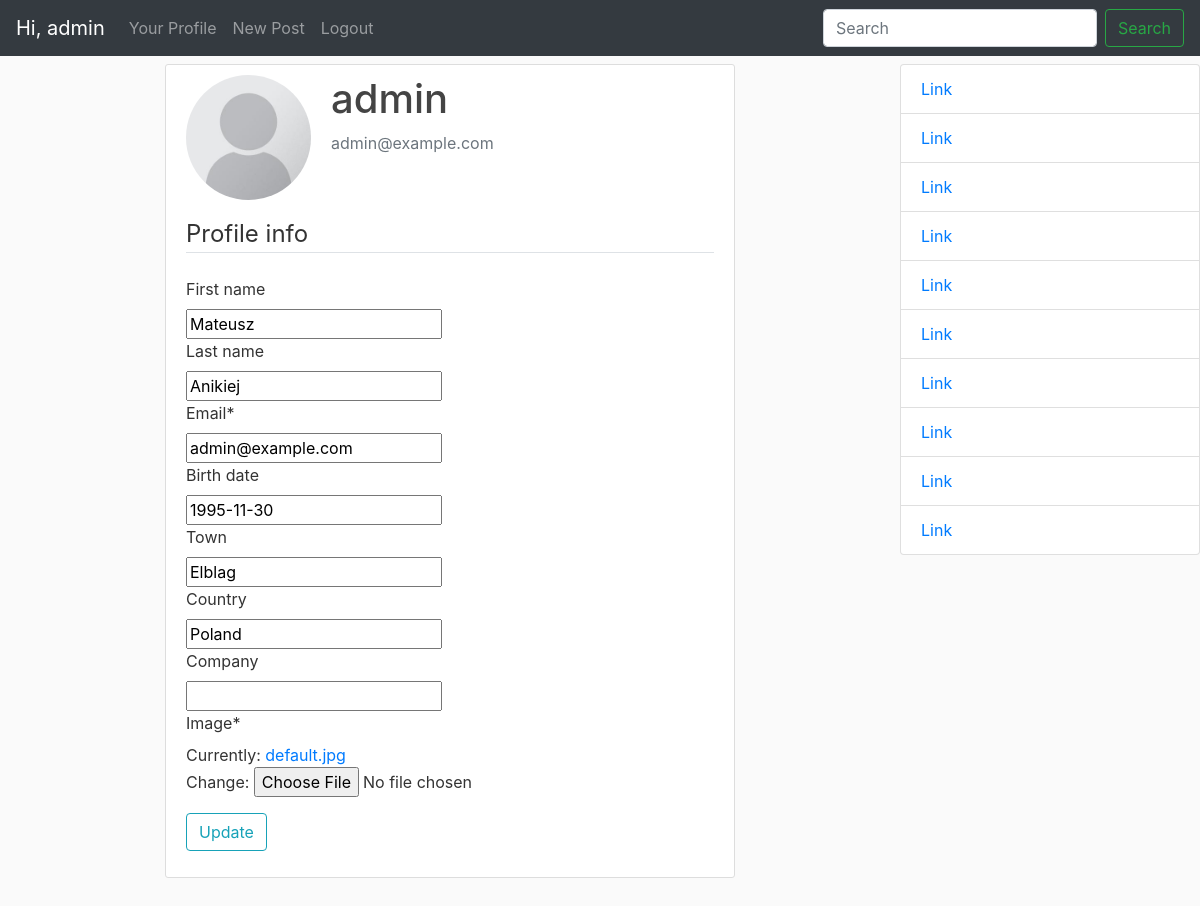
The app's page /user/admin/edit/ (signed in), older data.
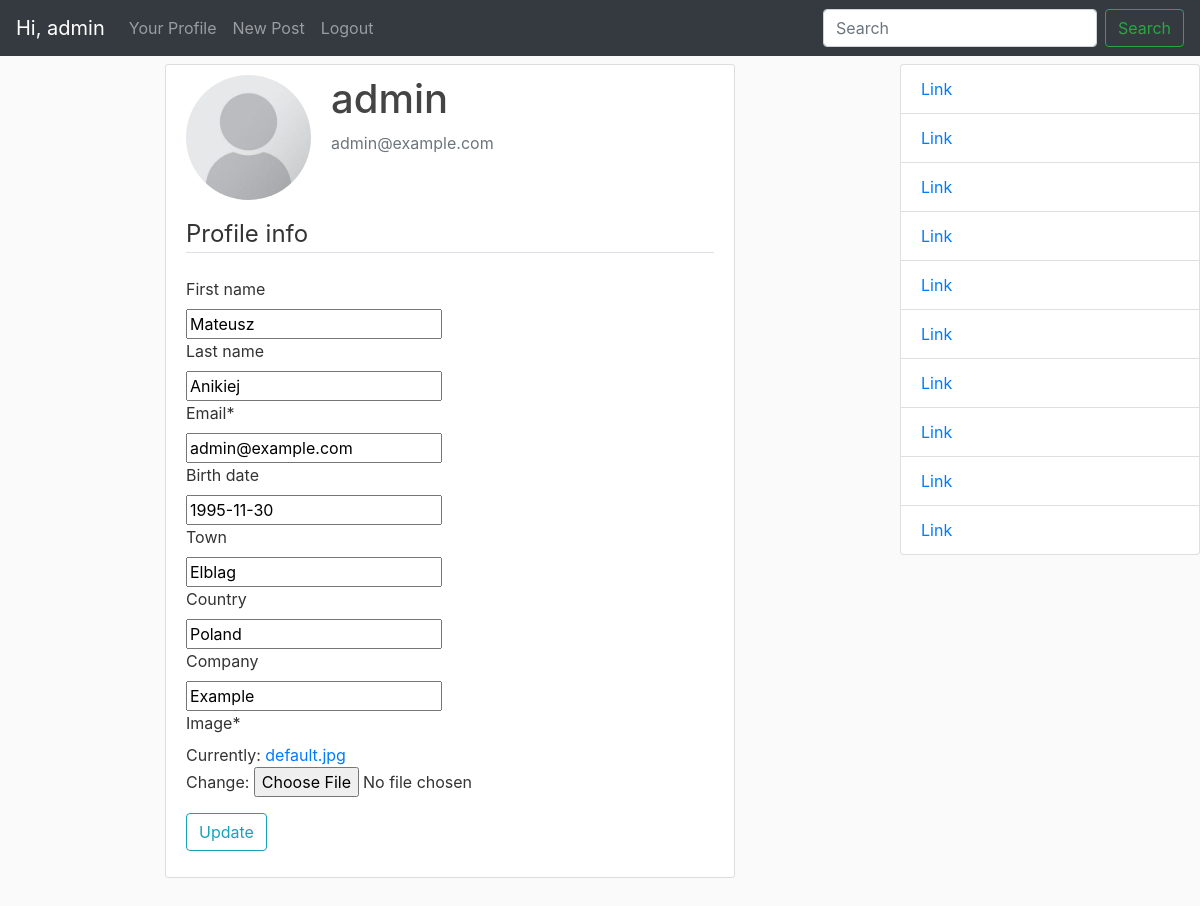
The same page, newer data.
### users/models.py (models this page shows, shortened)
class Profile(models.Model):
    user = models.OneToOneField(User, on_delete=models.CASCADE)
    birth_date = models.DateField(null = True, blank=True)
    age = models.IntegerField(null = True, blank=True, editable=False)
    town = models.CharField(max_length=200, null = True, blank=True)
    country = models.CharField(max_length=200, null = True, blank=True)
    company = models.CharField(max_length=200, null = True, blank=True)
    gender = models.CharField(max_length=10, choices=GENDERS, null = True, blank=True)
    image = models.ImageField(default='default.jpg', upload_to='profile_pics')

### users/views.py (the view)
# urls.py: path('user/<str:username>/edit/', user_views.ProfileEditView, name='profile-edit'),
@login_required
def ProfileEditView(request, username):
    if request.method == 'POST':
        u_form = UserUpdateForm(request.POST, instance=request.user)
        p_form = ProfileUpdateForm(request.POST, request.FILES, instance=request.user.profile)
        if u_form.is_valid() and p_form.is_valid():
            u_form.save()
            p_form.save()
            messages.success(request, f'Your account has been updated.')
            return redirect('mainview:home')
    else:
        u_form = UserUpdateForm(instance=request.user)
        p_form = ProfileUpdateForm(instance=request.user.profile)
    context = {
        'u_form': u_form,
        'p_form': p_form
    }
    return render(request, 'users/profile_edit.html', context)

### users/forms.py
class UserUpdateForm(forms.ModelForm):
    email = forms.EmailField()
    class Meta:
        model = User
        fields = ['first_name', 'last_name', 'email']

class ProfileUpdateForm(forms.ModelForm):
    class Meta:
        model = Profile
        fields = ['birth_date','town','country','company' ,'image']

### users/templates/users/profile_edit.html (shortened to what this page needs)
{% extends "mainview/home.html" %}
{% load crispy_forms_tags %}
{% block content %}
    <div class="content-section">
      <div class="media">
        <img class="rounded-circle account-img" src="{{ user.profile.image.url }}">
        <div class="media-body">
          <h2 class="account-heading">{{ user.username }}</h2>
          <p class="text-secondary">{{ user.email }}</p>
        </div>
      </div>
      <form method="POST" enctype="multipart/form-data">
          <fieldset class="form-group">
              <legend class="border-bottom mb-4">Profile info</legend>
              {{ u_form|crispy }}
              {{ p_form|crispy }}
          </fieldset>
          <div class="form-group">
              <button class="btn btn-outline-info" type="submit">Update</button>
          </div>
      </form>
    </div>
{% endblock content %}

Row changes from the older to the newer data that the page shows:
changed Profile "Elblag": company (not shown) → "Example"
